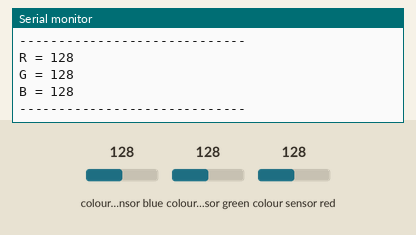
Recording of a sketch running on a simulated Arduino Nano 33 BLE. Shown: the last lines printed to the serial monitor. The inputs (shaded band) are chosen by the test bench; at power-on: colour sensor blue 128, colour sensor green 128, colour sensor red 128.

Above: at 1.3 s.
1.4 s: colour sensor blue set to 5
At 1.9 s:
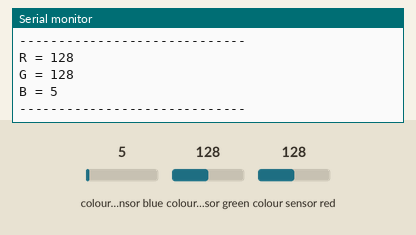
2.9 s: colour sensor green set to 5
At 3.4 s:
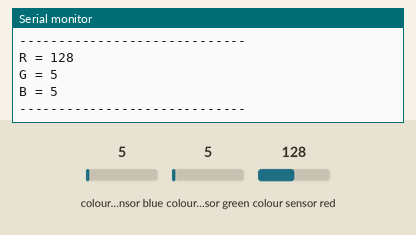

Measured:
- after the input at 1.4 s, the serial monitor: prints a new line after 0.10 s (image 1)
- after the input at 2.9 s, the serial monitor: prints a new line after 0.11 s (image 2)

The sketch:

sketch_jul11a.ino
```cpp
/*
  Arduino Nano 33 BLE Sense
  APDS9960 Color Sensor Example
*/

#include <Arduino_APDS9960.h>

void setup() {
  Serial.begin(9600);

  while (!Serial);

  // Initialize the APDS9960 sensor
  if (!APDS.begin()) {
    Serial.println("Error initializing APDS-9960 sensor!");
    while (1);
  }

  Serial.println("APDS9960 Color Sensor Started");
  Serial.println("-----------------------------");
}

void loop() {

  int r, g, b;

  // Wait until a color reading is available
  if (APDS.colorAvailable()) {

    // Read the RGB values
    APDS.readColor(r, g, b);

    // Print the RGB values
    Serial.print("R = ");
    Serial.println(r);

    Serial.print("G = ");
    Serial.println(g);

    Serial.print("B = ");
    Serial.println(b);

    Serial.println("-----------------------------");
  }

  delay(500);
}
```
